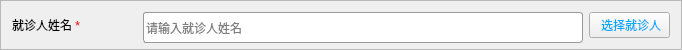
                          <widget class="QFrame" name="frame_15">
                           <property name="sizePolicy">
                            <sizepolicy hsizetype="Fixed" vsizetype="Fixed">
                             <horstretch>0</horstretch>
                             <verstretch>0</verstretch>
                            </sizepolicy>
                           </property>
                           <property name="minimumSize">
                            <size>
                             <width>682</width>
                             <height>50</height>
                            </size>
                           </property>
                           <property name="maximumSize">
                            <size>
                             <width>682</width>
                             <height>50</height>
                            </size>
                           </property>
                           <property name="sizeIncrement">
                            <size>
                             <width>0</width>
                             <height>0</height>
                            </size>
                           </property>
                           <property name="frameShape">
                            <enum>QFrame::StyledPanel</enum>
                           </property>
                           <property name="frameShadow">
                            <enum>QFrame::Raised</enum>
                           </property>
                           <layout class="QHBoxLayout" name="horizontalLayout_41">
                            <item>
                             <widget class="QLabel" name="label_48">
                              <property name="sizePolicy">
                               <sizepolicy hsizetype="Fixed" vsizetype="Preferred">
                                <horstretch>0</horstretch>
                                <verstretch>0</verstretch>
                               </sizepolicy>
                              </property>
                              <property name="minimumSize">
                               <size>
                                <width>125</width>
                                <height>0</height>
                               </size>
                              </property>
                              <property name="maximumSize">
                               <size>
                                <width>125</width>
                                <height>16777215</height>
                               </size>
                              </property>
                              <property name="text">
                               <string>&lt;span style='color:black;'&gt;就诊人姓名&lt;/span&gt;&lt;span style='color:red;'&gt; *&lt;/span&gt;</string>
                              </property>
                             </widget>
                            </item>
                            <item>
                             <widget class="QLineEdit" name="resPatName_lineEdit">
                              <property name="sizePolicy">
                               <sizepolicy hsizetype="Fixed" vsizetype="Fixed">
                                <horstretch>0</horstretch>
                                <verstretch>0</verstretch>
                               </sizepolicy>
                              </property>
                              <property name="minimumSize">
                               <size>
                                <width>440</width>
                                <height>31</height>
                               </size>
                              </property>
                              <property name="maximumSize">
                               <size>
                                <width>16777215</width>
                                <height>31</height>
                               </size>
                              </property>
                              <property name="styleSheet">
                               <string notr="true">border:1px solid #999999;
border-radius:3px;
background-color: rgb(255, 255, 255);
font: 10pt &quot;微软雅黑&quot;;</string>
                              </property>
                              <property name="readOnly">
                               <bool>false</bool>
                              </property>
                              <property name="placeholderText">
                               <string>请输入就诊人姓名</string>
                              </property>
                             </widget>
                            </item>
                            <item>
                             <widget class="QPushButton" name="choPat_btn">
                              <property name="cursor">
                               <cursorShape>PointingHandCursor</cursorShape>
                              </property>
                              <property name="styleSheet">
                               <string notr="true">font: 10pt &quot;微软雅黑&quot;;
color: rgb(0, 170, 255);</string>
                              </property>
                              <property name="text">
                               <string> 选择就诊人</string>
                              </property>
                             </widget>
                            </item>
                           </layout>
                          </widget>
